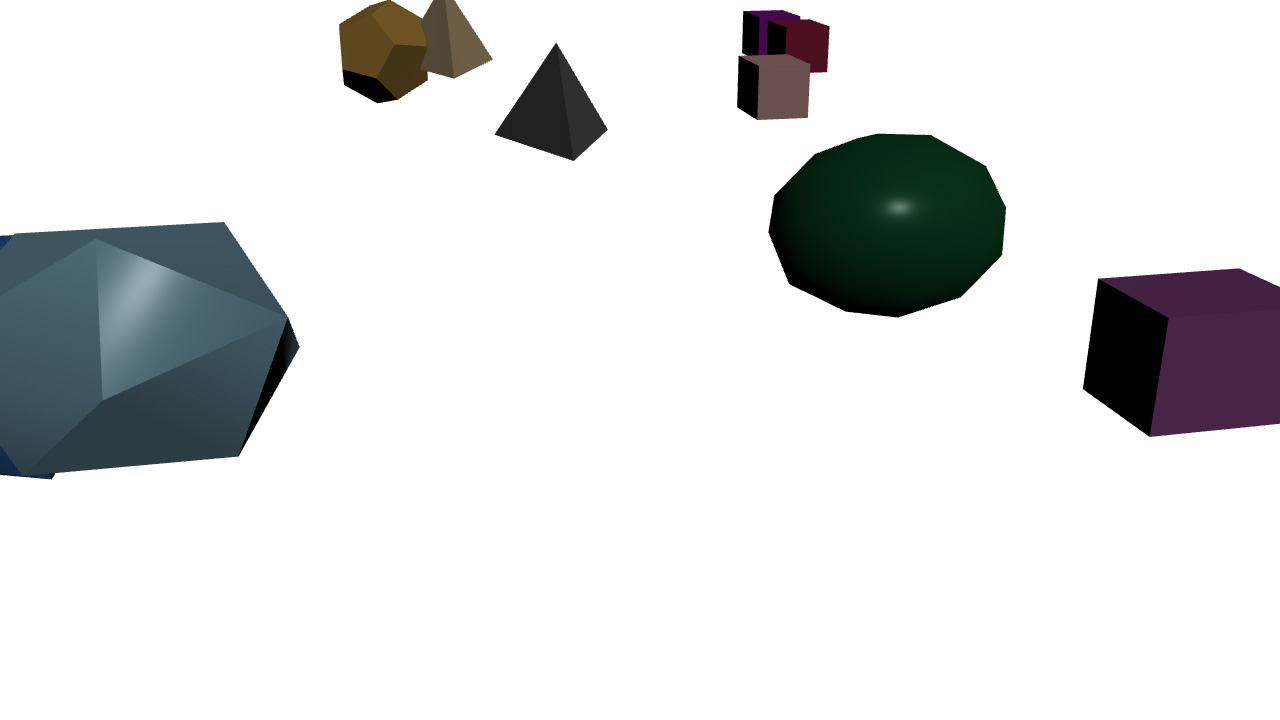
#> input picture prepwork/opencv_houdini/a.jpg, 1280 x 720 px, given in place of the camera
$ python object_tracking.py   (older library calls are emulated)
#> lines starting #> are read from the running program, lines starting #| are printed output that depends on the picture; after the words box and inside, x2 and y2 are one past the last pixel; in counts of white or black regions, pixels touching at a corner belong together
#Object Tracking
import cv2
import numpy as np

# Initalize camera
cap = cv2.VideoCapture(0)

# define range of purple color in HSV
lower_purple = np.array([130,50,90])
upper_purple = np.array([170,255,255])

# Create empty points array
points = []

# Get default camera window size
ret, frame = cap.read()
#> frame is the input picture: shape (720, 1280, 3); mean B, G, R 222.9, 222.3, 221
Height, Width = frame.shape[:2]
#> Height = 720; Width = 1280
frame_count = 0
Height, Width = frame.shape[:2]
frame_count = 0

while True:

    # Capture webcame frame
    ret, frame = cap.read()
    hsv_img = cv2.cvtColor(frame, cv2.COLOR_BGR2HSV)
#> hsv_img: shape (720, 1280, 3); mean H, S, V 14.2, 18.6, 224.2

    # Threshold the HSV image to get only blue colors
    mask = cv2.inRange(hsv_img, lower_purple, upper_purple)
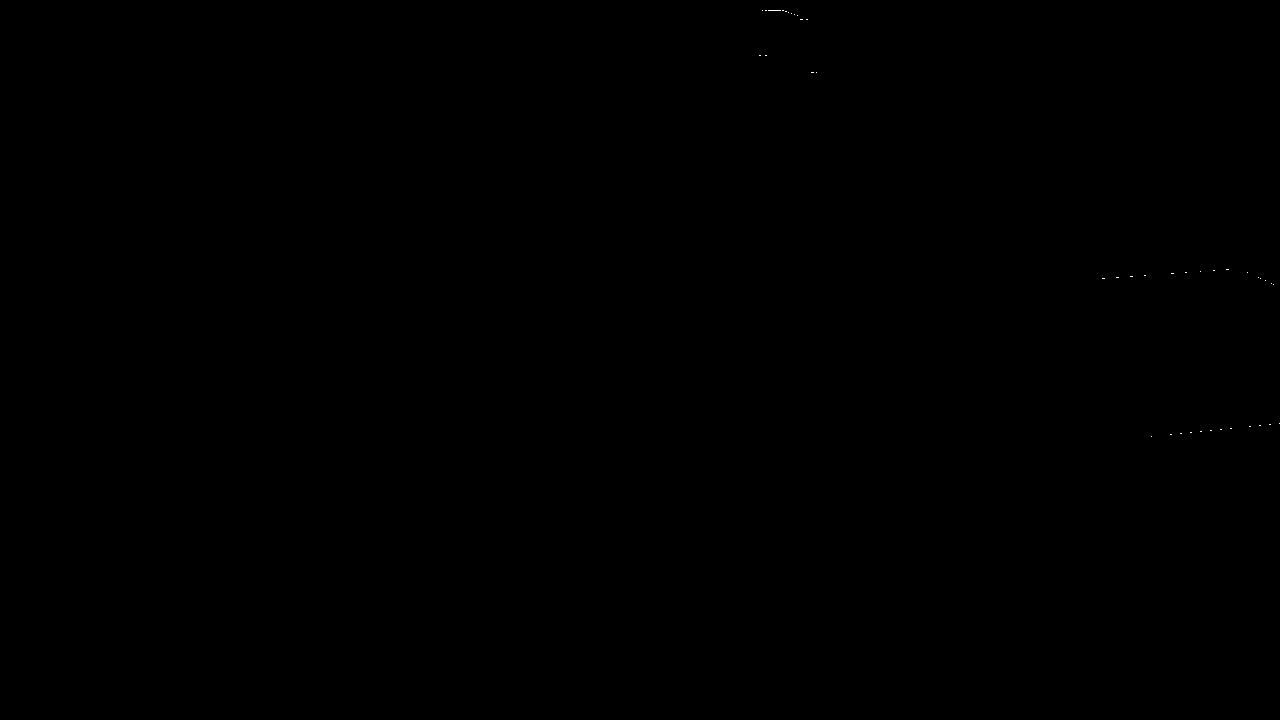
#> mask: shape (720, 1280); 0.01% white in thin lines or dots, all inside (x1, y1, x2, y2) = (759, 10, 1280, 437)
    #mask = cv2.morphologyEx(mask, cv2.MORPH_OPEN, kernel)

    # Find contours, OpenCV 3.X users use this line instead
    #  _, contours, _ = cv2.findContours(mask.copy(), cv2.RETR_EXTERNAL, cv2.CHAIN_APPROX_SIMPLE)
    contours, _ = cv2.findContours(mask.copy(), cv2.RETR_EXTERNAL, cv2.CHAIN_APPROX_SIMPLE)
#> contours = 42 contours, all with area under 20

    # Create empty centre array to store centroid center of mass
    center =   int(Height/2), int(Width/2)
#> center = (360, 640)

    if len(contours) > 0:

        # Get the largest contour and its center
        c = max(contours, key=cv2.contourArea)
#> c = [[1151, 436]]
        (x, y), radius = cv2.minEnclosingCircle(c)
#> x = 1151; y = 436; radius = 0.0001
        M = cv2.moments(c)
#> M = moments, m00 0
        try:
            center = (int(M["m10"] / M["m00"]), int(M["m01"] / M["m00"]))

        except:
            center =   int(Height/2), int(Width/2)

        # Allow only countors that have a larger than 15 pixel radius
        if radius > 25:

            # Draw cirlce and leave the last center creating a trail
            cv2.circle(frame, (int(x), int(y)), int(radius),(0, 0, 255), 2)
            cv2.circle(frame, center, 5, (0, 255, 0), -1)

    # Log center points
    points.append(center)

    # loop over the set of tracked points
    if radius > 25:
        for i in range(1, len(points)):
            try:
                cv2.line(frame, points[i - 1], points[i], (0, 255, 0), 2)
            except:
                pass

        # Make frame count zero
        frame_count = 0
    else:
        # Count frames
        frame_count += 1

        # If we count 10 frames without object lets delete our trail
        if frame_count == 10:
            points = []
            # when frame_count reaches 20 let's clear our trail
            frame_count = 0

    # Display our object tracker
    frame = cv2.flip(frame, 1)
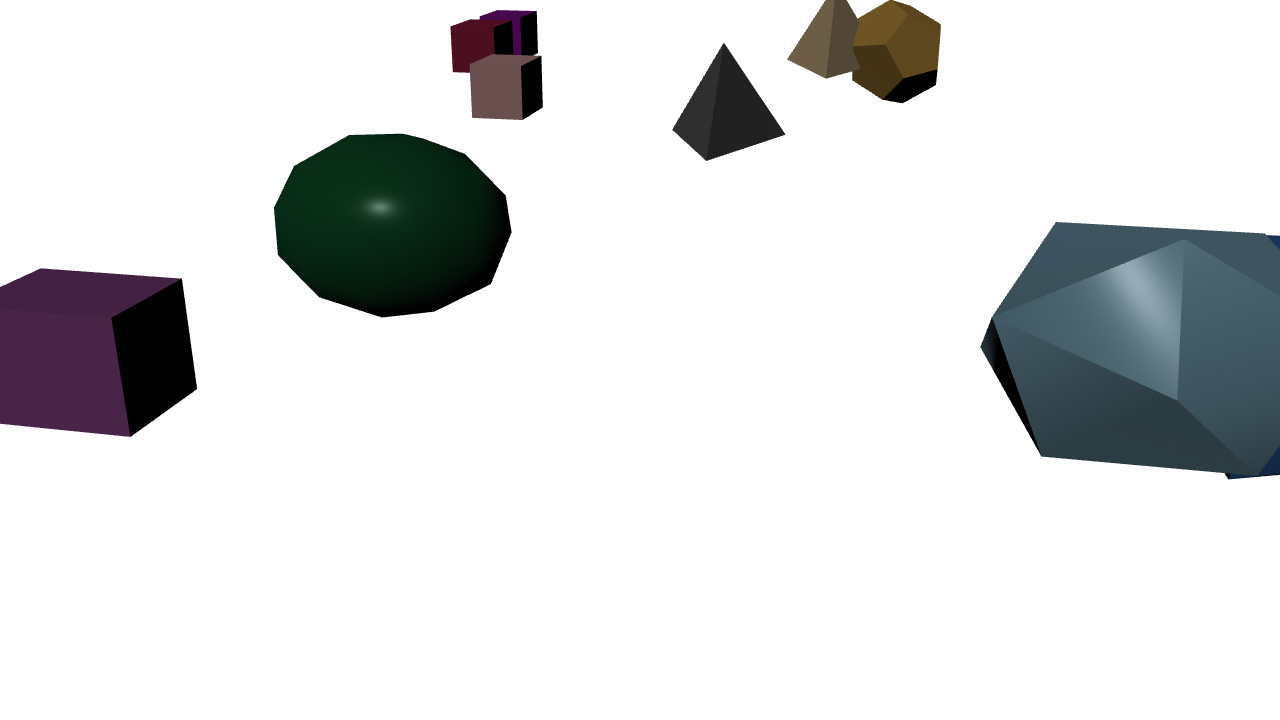
#> frame: shape (720, 1280, 3); mean B, G, R 222.9, 222.3, 221
    cv2.imshow("Object Tracker", frame)

    if cv2.waitKey(1) == 13: #13 is the Enter Key
#> (key Esc is pressed here)
        break

# Release camera and close any open windows
cap.release()
cv2.destroyAllWindows()
